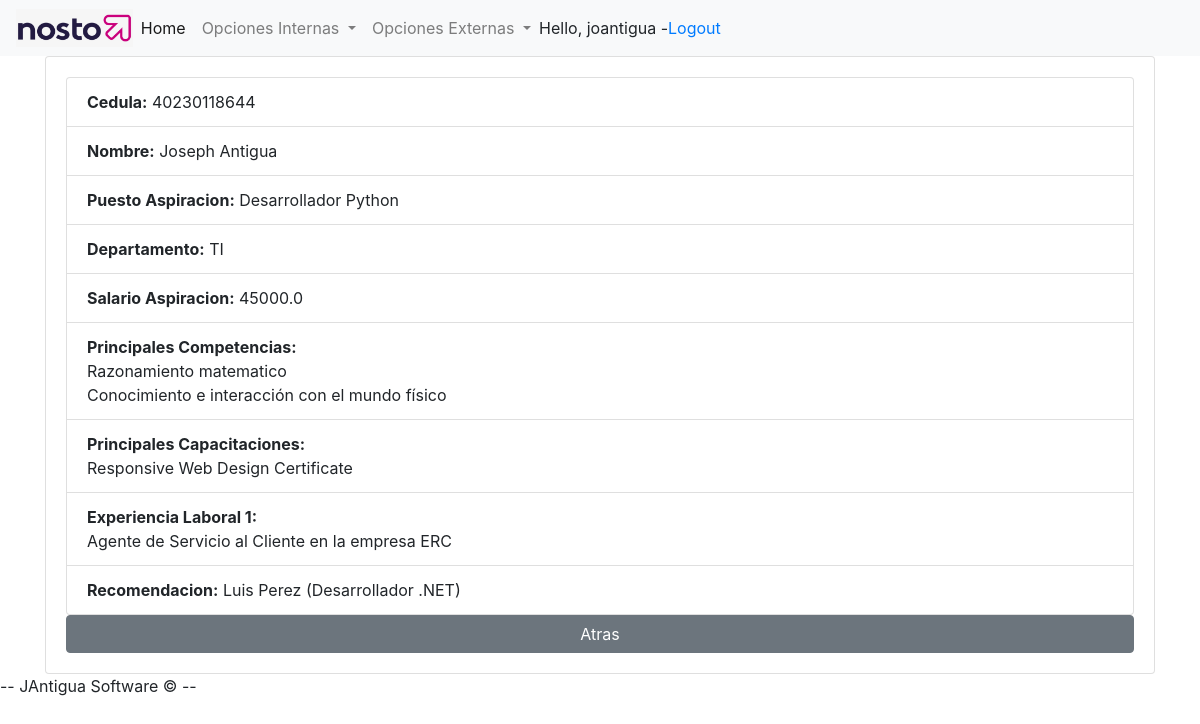
/view_candidatos/1/ (signed in), run on the app's committed database.
### crudrh/models.py (models this page shows, shortened)
class Candidatos(models.Model):
  cedula = models.CharField(max_length = 11, null = True)
  nombre_candidato = models.CharField(max_length = 200, null = True)
  puesto_aspiracion = models.ForeignKey(Puestos, on_delete = models.SET_NULL, null = True)
  departamento = models.CharField(max_length = 200, null = True)
  salario_aspiracion = models.FloatField(null = True)
  principales_competencias = models.ManyToManyField(Competencias)
  principales_capacitaciones = models.ManyToManyField(Capacitaciones)
  experiencia_laboral = models.ManyToManyField(Experiencia_Laboral)
  recomendacion = models.CharField(max_length = 200, null = True)

class Puestos(models.Model):
  NIVEL = (
    ('Alto', 'Alto'),
    ('Medio', 'Medio'),
    ('Bajo', 'Bajo'),
  )
  ESTADO = (
    ('Activo', 'Activo'),
    ('Inactivo', 'Inactivo'),
  )
  nombre_puesto = models.CharField(max_length = 200, null = True)
  nivel_riesgo = models.CharField(max_length = 200, null = True, choices = NIVEL)
  salario_minimo = models.FloatField(null = True)
  salario_maximo = models.FloatField(null = True)
  estado = models.CharField(max_length = 200, null = True, choices = ESTADO)
  def __str__(self):
    return self.nombre_puesto

class Competencias(models.Model):
  ESTADO = (
    ('Activo', 'Activo'),
    ('Inactivo', 'Inactivo'),
  )
  descripcion = models.CharField(max_length = 200, null = True)
  estado = models.CharField(max_length = 200, null = True, choices = ESTADO)

class Capacitaciones(models.Model):
  NIVEL = (
    ('Grado', 'Grado'),
    ('Post-grado', 'Post-grado'),
    ('Maestria', 'Maestria'),
    ('Doctorado', 'Doctorado'),
    ('Tecnico', 'Tecnico'),
  )
  descripcion = models.CharField(max_length = 200, null = True)
  nivel = models.CharField(max_length = 200, null = True, choices = NIVEL)
  fecha_inicio = models.DateField(null = True)
  fecha_final = models.DateField(null = True)
  institucion = models.CharField(max_length = 200, null = True)

class Experiencia_Laboral(models.Model):
  usuario = models.ForeignKey(User, on_delete=models.CASCADE, null=True)
  empresa = models.CharField(max_length = 200, null = True)
  puesto_ocupado = models.CharField(max_length = 200, null = True)
  fecha_inicio = models.DateField(null = True)
  fecha_final = models.DateField(null = True)
  salario = models.FloatField(null = True)

### crudrh/views.py (the view)
# urls.py: path('view_candidatos/<int:id>/', views.viewCandidatos),
@login_required(login_url= "/login")
def viewCandidatos(request, id):
  candidatos = Candidatos.objects.filter(id = id)
  principales_competencias = Competencias.objects.all()
  principales_capacitaciones = Capacitaciones.objects.all()
  experiencia_laboral = Experiencia_Laboral.objects.all()
  context = {
      'candidatos' : candidatos,
      'principales_competencias' : principales_competencias,
      'principales_capacitaciones' :  principales_capacitaciones,
      'experiencia_laboral' :  experiencia_laboral,
      }
  return render(request, 'crudrh/candidatos_form_view.html', context )

### crudrh/templates/crudrh/candidatos_form_view.html (shortened to what this page needs)
{% extends 'crudrh/main.html' %}
{% load static %}
{% load crispy_forms_tags %}
{% block content %}
  <link rel="stylesheet" href="https://cdn.jsdelivr.net/npm/bootstrap@4.3.1/dist/css/bootstrap.min.css">
  <link rel = "stylesheet" type = "text/css" href = "{% static '/css/main.css' %}">
  <div class="container">
      <div class="card card-body">
          <ul class="list-group">
              {% for candidato in candidatos %}
              <li class="list-group-item"><strong>Cedula:</strong> {{candidato.cedula}}</li>
              <li class="list-group-item"><strong>Nombre:</strong> {{candidato.nombre_candidato}}</li>
              <li class="list-group-item"><strong>Puesto Aspiracion:</strong> {{candidato.puesto_aspiracion}}</li>
              <li class="list-group-item"><strong>Departamento:</strong> {{candidato.departamento}}</li>
              <li class="list-group-item"><strong>Salario Aspiracion:</strong> {{candidato.salario_aspiracion}}</li>
              <li class="list-group-item"><strong>Principales Competencias:</strong>  {% for competencias in candidato.principales_competencias.all %} <br> {{competencias.descripcion}} {% endfor %}</li>
              <li class="list-group-item"><strong>Principales Capacitaciones:</strong> {% for capacitaciones in candidato.principales_capacitaciones.all %} <br> {{capacitaciones.descripcion}} {% endfor %}</li>
              <li class="list-group-item"><strong>Experiencia Laboral 1:</strong>  {% for experiencia_laboral in candidato.experiencia_laboral.all %} <br> {{experiencia_laboral.puesto_ocupado}} en la empresa {{experiencia_laboral.empresa}} {% endfor %}</li>
              <li class="list-group-item"><strong>Recomendacion:</strong> {{candidato.recomendacion}}</li>
              {% endfor %}
          </ul>
          <td><a class="btn btn-secondary" href="/candidatos">Atras<span class="sr-only">(current)</span></a></td>
      </div>
  </div>
{% endblock content %}

### crudrh/templates/crudrh/navbar.html (shortened to what this page needs)
{% load static %}
<nav class="navbar navbar-expand-lg navbar-light bg-light">
  <img src = "{% static 'images/logo.png' %}">
  <div class="collapse navbar-collapse" id="navbarNavDropdown">
    <ul class="navbar-nav">
      <li class="nav-item active">
        <a class="nav-link" href="/home">Home <span class="sr-only">(current)</span></a>
      </li>
      {% if request.user.is_staff %}
      <li class="nav-item dropdown">
        <a class="nav-link dropdown-toggle" href="#" id="navbarDropdownMenuLink" data-toggle="dropdown" aria-haspopup="true" aria-expanded="false">
          Opciones Internas
        </a>
      </li>
      {% endif %}
      <li class="nav-item dropdown">
        <a class="nav-link dropdown-toggle" href="#" id="navbarDropdownMenuLink" data-toggle="dropdown" aria-haspopup="true" aria-expanded="false">
          Opciones Externas
        </a>
      </li>
    </ul>
    <span>Hello, {{request.user}}  -</span>
    <span><a href = "/logout">Logout</a></span>
  </div>
</nav>

### crudrh/templates/crudrh/navbar.html (style rules this page uses)
img { max-width: 10%; height: 10%; }

### data on the page
Candidatos: cedula "40230118644", nombre_candidato "Joseph Antigua", puesto_aspiracion "Desarrollador Python", departamento "TI", salario_aspiracion "45000.0", recomendacion "Luis Perez (Desarrollador .NET)"
Competencias: descripcion "Razonamiento matematico"
Competencias: descripcion "Conocimiento e interacción con el mundo físico"
Capacitaciones: descripcion "Responsive Web Design Certificate"
Experiencia_Laboral: puesto_ocupado "Agente de Servicio al Cliente", empresa "ERC"

### other printed values
{{ request.user }} "joantigua"
